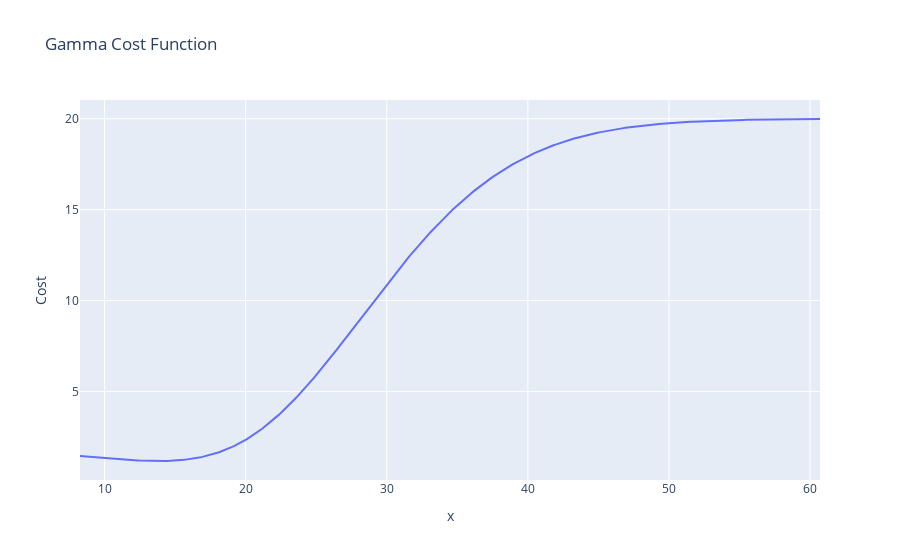
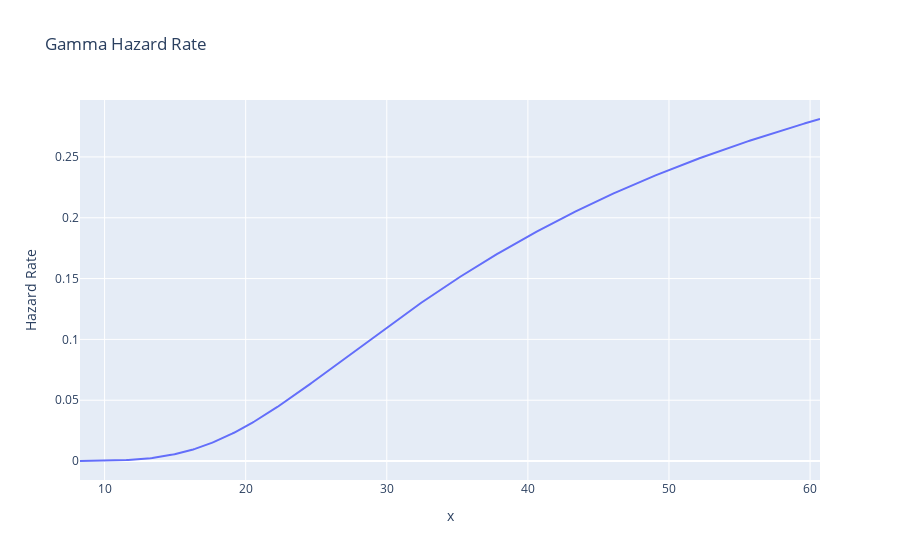
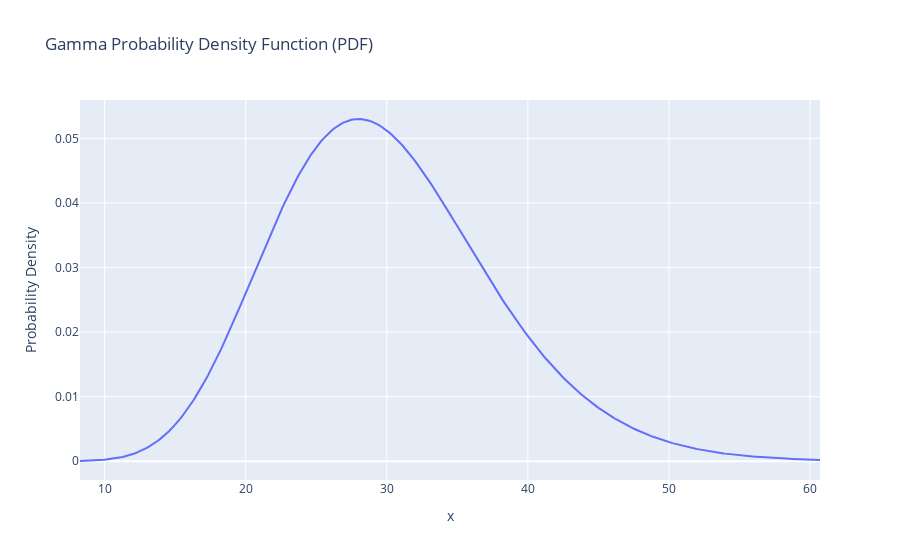
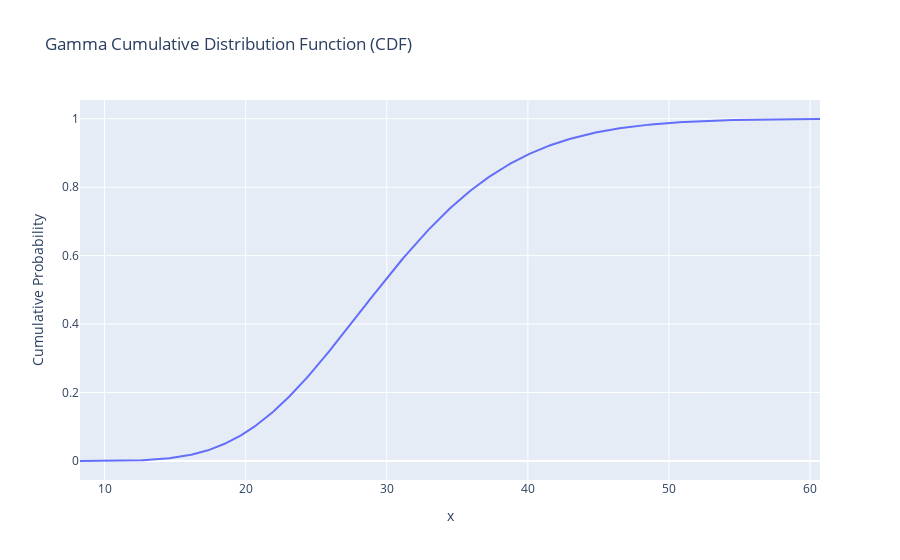

The notebook cell these images were saved under, in order:
### Code cell
from sympy import plot, symbols, Eq, nroots, solveset, S, simplify, real_roots, Poly
from scipy.stats import gamma
import mlx.core as mx




h = 1/15
c = 20
alpha, beta = 5, 2
N = 3
expr = mexpr.gamma_hazard_rate(alpha * N, beta) - h / c
eq = Eq(expr, 0)
# u_star = solveset(eq, symbols('x'), domain=S.Reals)
s_expr = (simplify(expr * expr.as_numer_denom()[1]))

u_star = real_roots(s_expr)
u_star = [sol.evalf() for sol in u_star if sol.is_real and sol > 0]
print(f'\033[1mOpitmal u*: {u_star}\033[0m')

avg_expr = mexpr.gamma_cost(alpha * N, beta, h=h, c=c)

avg_cost = avg_expr.subs(symbols('x'), u_star[0]).evalf()
print(f'\033[1mOptimal Average Cost: {avg_cost}\033[0m')


x_min = max(0, gamma.ppf(0.0001, alpha*N, scale=beta) - 1)
x_max = gamma.ppf(0.999, alpha*N, scale=beta) + 1

mexpr.plot_expression(mexpr.gamma_cost(alpha * N, beta, h, c), (x_min, x_max), 'Gamma Cost Function', 'x', 'Cost')
mexpr.plot_expression(mexpr.gamma_hazard_rate(alpha * N, beta), (x_min, x_max), 'Gamma Hazard Rate', 'x', 'Hazard Rate')
mexpr.plot_expression(mexpr.gamma_pdf(alpha * N, beta), (x_min, x_max), 'Gamma Probability Density Function (PDF)', 'x', 'Probability Density')
mexpr.plot_expression(mexpr.gamma_cdf(alpha * N, beta), (x_min, x_max), 'Gamma Cumulative Distribution Function (CDF)', 'x', 'Cumulative Probability')

### Figure 1 — Plotly figure (JSON) as saved in the notebook; plotly's stock layout.template omitted (floating-point values rounded to 4 significant figures; data arrays with more than 128 entries replaced by an {"elided": "..."} marker saying what was removed)
{"data": [{"mode": "lines", "name": "Gamma Cost Function", "type": "scatter", "x": {"elided": "400 float values"}, "y": {"elided": "400 float values"}}], "layout": {"title": {"text": "Gamma Cost Function"}, "xaxis": {"title": {"text": "x"}}, "yaxis": {"title": {"text": "Cost"}}}}

### Figure 2 — Plotly figure (JSON) as saved in the notebook; plotly's stock layout.template omitted (floating-point values rounded to 4 significant figures; data arrays with more than 128 entries replaced by an {"elided": "..."} marker saying what was removed)
{"data": [{"mode": "lines", "name": "Gamma Hazard Rate", "type": "scatter", "x": {"elided": "400 float values"}, "y": {"elided": "400 float values"}}], "layout": {"title": {"text": "Gamma Hazard Rate"}, "xaxis": {"title": {"text": "x"}}, "yaxis": {"title": {"text": "Hazard Rate"}}}}

### Figure 3 — Plotly figure (JSON) as saved in the notebook; plotly's stock layout.template omitted (floating-point values rounded to 4 significant figures; data arrays with more than 128 entries replaced by an {"elided": "..."} marker saying what was removed)
{"data": [{"mode": "lines", "name": "Gamma Probability Density Function (PDF)", "type": "scatter", "x": {"elided": "400 float values"}, "y": {"elided": "400 float values"}}], "layout": {"title": {"text": "Gamma Probability Density Function (PDF)"}, "xaxis": {"title": {"text": "x"}}, "yaxis": {"title": {"text": "Probability Density"}}}}

### Figure 4 — Plotly figure (JSON) as saved in the notebook; plotly's stock layout.template omitted (floating-point values rounded to 4 significant figures; data arrays with more than 128 entries replaced by an {"elided": "..."} marker saying what was removed)
{"data": [{"mode": "lines", "name": "Gamma Cumulative Distribution Function (CDF)", "type": "scatter", "x": {"elided": "400 float values"}, "y": {"elided": "400 float values"}}], "layout": {"title": {"text": "Gamma Cumulative Distribution Function (CDF)"}, "xaxis": {"title": {"text": "x"}}, "yaxis": {"title": {"text": "Cumulative Probability"}}}}
